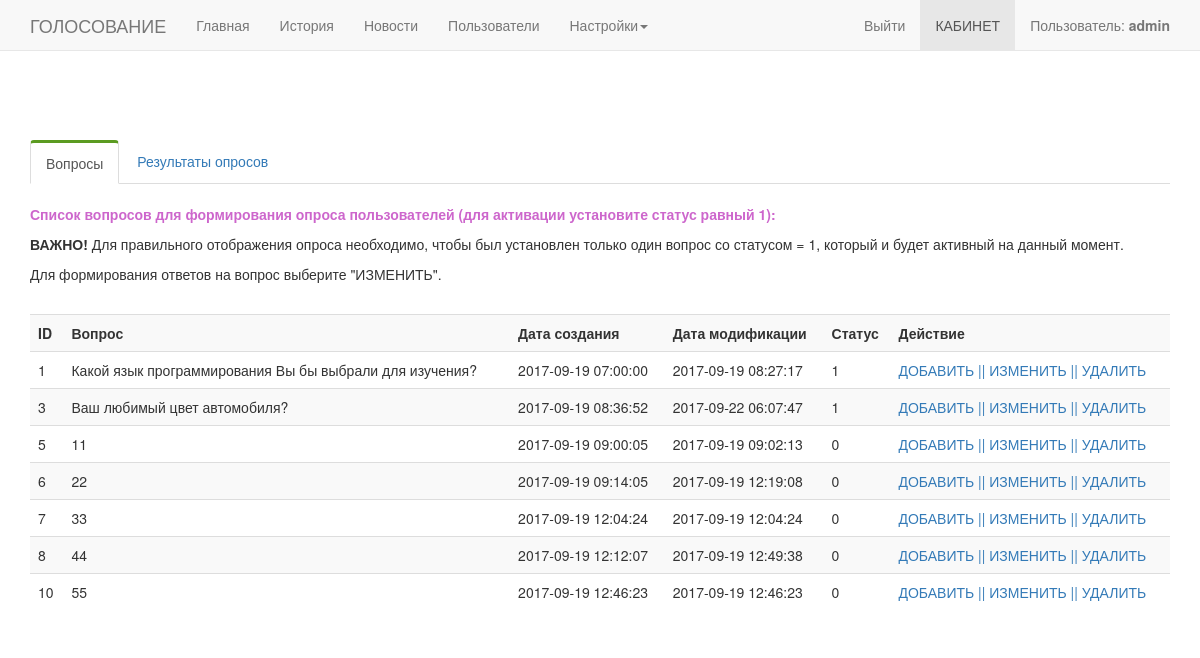
Before: /page/options_oprosy.php (signed in) with the older database file.
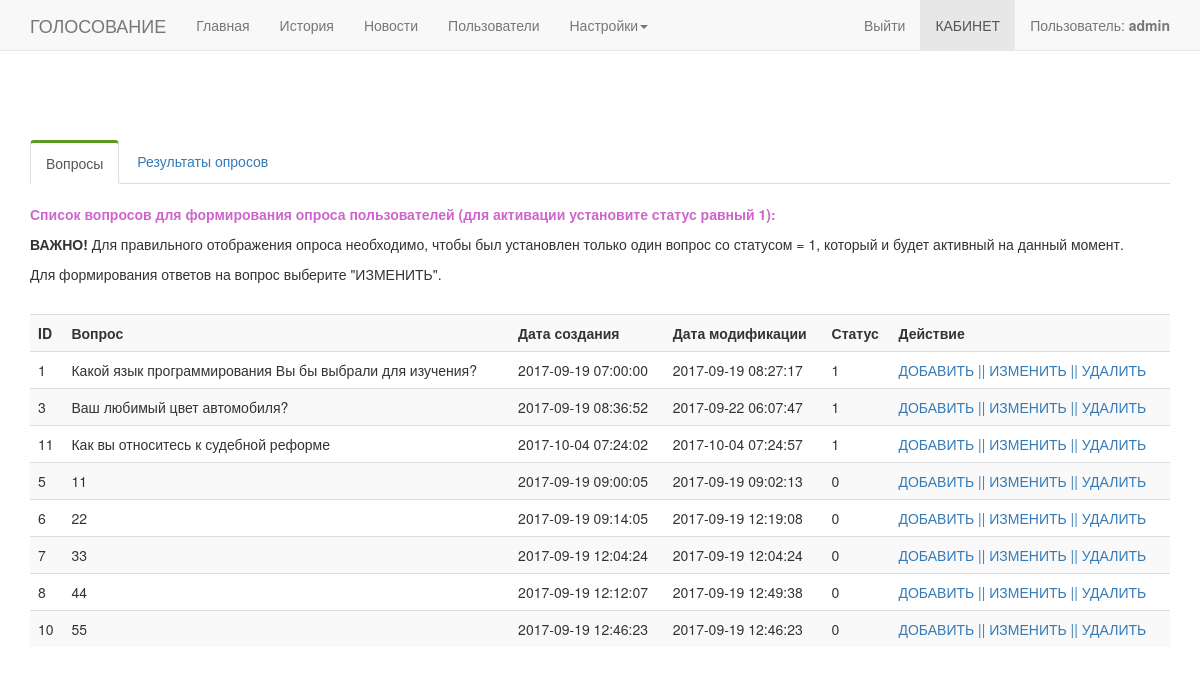
After: the same page with the newer database file.
### tables this page shows
CREATE TABLE `questions_opros` (
  `id` int(11) NOT NULL,
  `question` varchar(255) NOT NULL,
  `date_created` timestamp NOT NULL DEFAULT CURRENT_TIMESTAMP,
  `date_modification` timestamp NOT NULL DEFAULT CURRENT_TIMESTAMP ON UPDATE CURRENT_TIMESTAMP,
  `active` tinyint(1) NOT NULL DEFAULT '0'
);

### page/options_oprosy.php (the view, shortened to what this page needs)
<?php
include_once '../connect.php';
include_once '../lib/myFunction.php';
if (!isset($_SESSION['USER_LOGIN_IN']) or $_SESSION['USER_LOGIN_IN'] =0 ) {
	MessageSend(1, 'Требуется регистрация пользователя.');
} elseif (isset($_SESSION['USER_LOGIN_IN']) && $_SESSION['USER_LOGIN_IN'] =1){
?>
<!DOCTYPE html>
<html lang="en">
  <head>
    <link href="../css/bootstrap.css" rel="stylesheet">
	<link rel="stylesheet" type="text/css" href="../style.css" />
    <link href="../css/navbar-fixed-top.css" rel="stylesheet">
  </head>
  <body>
    <div class="navbar navbar-default navbar-fixed-top" role="navigation">
      <div class="container">
        <div class="navbar-header">
          <a class="navbar-brand" href="../index.php">ГОЛОСОВАНИЕ</a>
        </div>
        <div class="navbar-collapse collapse">
			<?php
			if($_SESSION['USER_ACCESS'] == 0){
				include 'menu_user0.php';
			} elseif($_SESSION['USER_ACCESS'] == 3){
				include 'menu_user3.php';
			} else{
				include 'menu.php';
			}
			?>
            <?php MenuCabinet(); ?>
        </div>
      </div>
    </div>
<div class = "container">
<br>
	<div class = "row">
		<div class="col-md-12">
			<div class = "tabs">
				<ul class="nav nav-tabs">
				  <li class="active"><a href="#opt1" data-toggle="tab">Вопросы</a></li>
				  <li><a href="#opt2" data-toggle="tab">Результаты опросов</a></li>
				</ul>
				<div class="tab-content">
					<div class="tab-pane active" id="opt1">
						<div class = "row">
		<div class="col-md-12">
			<br>
			<p><b style="color: #cd66cc;">Список вопросов для формирования опроса пользователей (для активации установите статус равный 1):</b></p>
			<p><b>ВАЖНО!</b> Для правильного отображения опроса необходимо, чтобы был установлен только один вопрос со статусом = 1, который и будет активный на данный момент.</p>
			<p>Для формирования ответов на вопрос выберите "ИЗМЕНИТЬ".</p>
			<br>
			<table class="table table-striped">
				<tbody>
					<tr>
						<th>ID</th>
						<th>Вопрос</th>
						<th>Дата создания</th>
						<th>Дата модификации</th>
						<th>Статус</th>
						<th>Действие</th>
					</tr>
				<?php
					$result = mysqli_query($db, 'SELECT * FROM `questions_opros` ORDER BY `active` DESC LIMIT 50');
					if (isset($result)) {
					while($row = mysqli_fetch_assoc($result)) {
					echo '<tr>';
						echo '<td>' . $row['id'] . '</td>';
						echo '<td>' . $row['question'] . '</td>';
						echo '<td>' . $row['date_created'] . '</td>';
						echo '<td>' . $row['date_modification'] . '</td>';
						echo '<td>' . $row['active'] . '</td>';
						echo "<td><a href='add_question_opros.php'>ДОБАВИТЬ   ||</a> <a href='edit_question_opros.php?action=edit&id={$row['id']} '>ИЗМЕНИТЬ   ||</a><a href='options_oprosy.php?page=options_oprosy&action=delete&id={$row['id']}' onClick='return areYuoSure();'> УДАЛИТЬ</a></td>";
					}
					}
				?>
					</tr>
				</tbody>
			</table>
		</div>
	</div>
					</div>
				</div>
			</div>
		</div>
	</div>
</div>
  </body>
</html>
<?php } ?>

### page/menu.php (shortened to what this page needs)
<ul class="nav navbar-nav">
    <li <?php if (($_SERVER['REQUEST_URI'] == '/page/main.php') or ($_SERVER['REQUEST_URI'] == '/d/page/main.php')) echo 'class="active"'?>> <a href="main.php">Главная</a></li>
    <li <?php if (($_SERVER['REQUEST_URI'] == '/page/history.php') or ($_SERVER['REQUEST_URI'] == '/d/page/history.php')) echo 'class="active"'?>><a href="history.php">История</a></li>
	<li <?php if (($_SERVER['REQUEST_URI'] == '/page/news.php') or ($_SERVER['REQUEST_URI'] == '/d/page/news.php')) echo 'class="active"'?>><a href="news.php">Новости</a></li>
	<li <?php if (($_SERVER['REQUEST_URI'] == '/page/users.php') or ($_SERVER['REQUEST_URI'] == '/d/page/users.php')) echo 'class="active"'?>><a href="users.php">Пользователи</a></li>
    <li class="dropdown">
        <a href="news.php" class="dropdown-toggle" data-toggle="dropdown">Настройки<b class="caret"></b></a>
    </li>
</ul>

### lib/myFunction.php (shortened to what this page needs)
<?php
function MenuCabinet() {
	if (isset($_SESSION['USER_LOGIN_IN']) && $_SESSION['USER_LOGIN_IN'] =1){
		$menuCabinet = '<ul class="nav navbar-nav navbar-right">
			<li><a href="cab.php?&page=logout">Выйти</a></li>
			<li class="active"><a href="cab.php">КАБИНЕТ</a></li>
			<li><a href="#">Пользователь: <b>'.$_SESSION['USER_NAME'].'</b></a></li>
		</ul>';
		echo $menuCabinet;
	}
}
?>

### style.css (style rules this page uses)
body { margin:0px; padding:0px; }
.nav-tabs > li.active > a, .nav-tabs > li.active > a:hover, .nav-tabs > li.active > a:focus { color: #555; cursor: default; background-color: #fff; border: 1px solid #ddd; border-top: 3px solid #5b9b21; border-bottom-color: transparent; }
p { margin: 0 0 10px; }

### css/navbar-fixed-top.css (style rules this page uses)
body { min-height: 2000px; padding-top: 120px; }

Changed rows visible on the page:
added questions_opros: id "11", question "Как вы относитесь к судебной реформе", date_created "2017-10-04 07:24:02", date_modification "2017-10-04 07:24:57", active "1"
